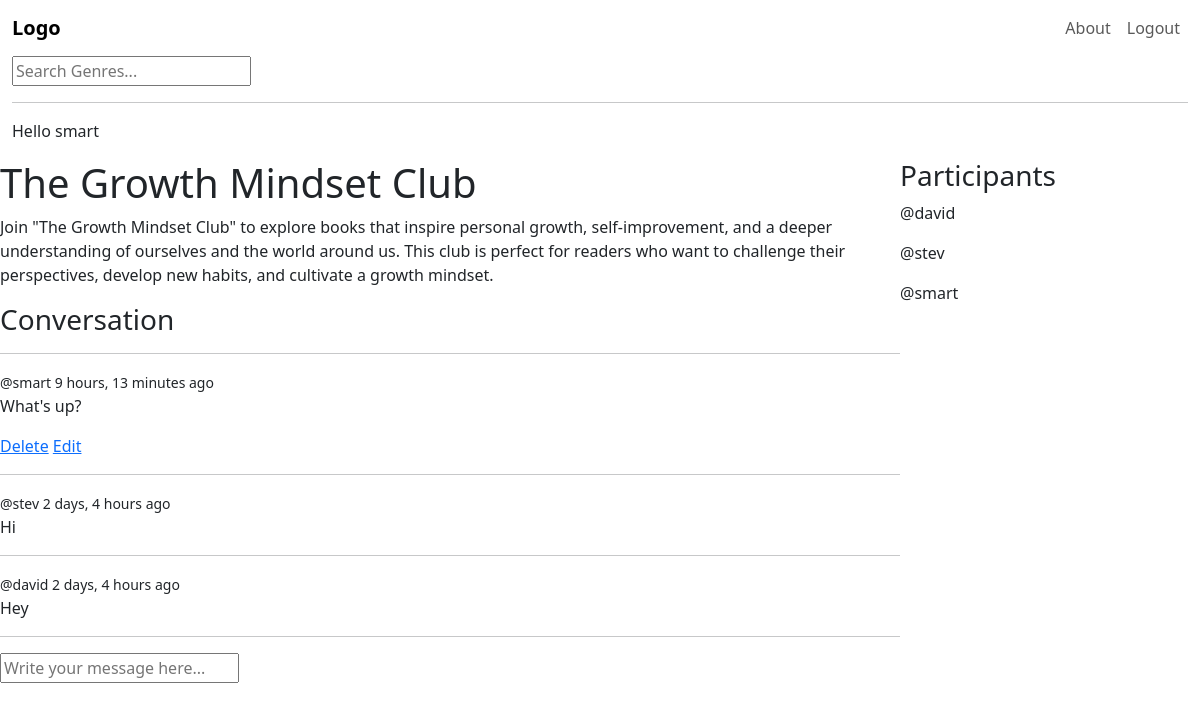
/club/5 (signed in), run on the app's committed database.
### base/models.py (models this page shows, shortened)
class Club(models.Model):
    host = models.ForeignKey(User, on_delete=models.SET_NULL, null=True)
    genre = models.ForeignKey(Genre, on_delete=models.SET_NULL, null=True)
    name = models.CharField(max_length=200)
    description = models.TextField(null=True, blank=True)
    rules = models.TextField(null=True, blank=True)
    participants = models.ManyToManyField(User, related_name='participants', blank=True)
    updated = models.DateTimeField(auto_now=True)
    created = models.DateTimeField(auto_now_add=True)
    class Meta:
        ordering = ['-updated', '-created']

class Message(models.Model):
    user = models.ForeignKey(User, on_delete=models.CASCADE)
    club = models.ForeignKey(Club, on_delete=models.CASCADE)
    body = models.TextField()
    updated = models.DateTimeField(auto_now=True)
    created = models.DateTimeField(auto_now_add=True)
    class Meta:
        ordering = ['-updated', '-created']

### base/views.py (the view, shortened to what this page needs)
# urls.py: path('club/<str:pk>', views.club, name='club'),
def club(request, pk):
    club = Club.objects.get(id=pk)
    club_messages = club.message_set.all()
    participants = club.participants.all()
    context = {"club": club, 'club_messages': club_messages, 'participants': participants}
    return render(request, 'base/club.html', context)

### base/templates/base/club.html (shortened to what this page needs)
{% extends 'main.html' %}
{% block content %}
<div class="club-container">
    <div>
        <h1>{{club.name}}</h1>
        <p>{{club.description}}</p>
        <div class="comment-wrapper">
            <h3>Conversation</h3>
            <hr>
            {% for message in club_messages %}
            <div>
                <small>@{{message.user}} {{message.created|timesince}} ago</small>
                <p>{{message.body}}</p>
                {% if request.user == message.user %}
                <a href="{% url 'delete-message' message.id %}">Delete</a>
                <a href="{% url 'update-message' message.id %}">Edit</a>
                {% endif %}
                <hr>
            </div>
            {% endfor %}
        </div>
        {% if request.user.is_authenticated %}
        <div class="comment-form">
            <form action="" method="POST">
                <input type="text" name="body" placeholder="Write your message here...">
            </form>
        </div>
        {% endif %}
    </div>
    <div>
        <h3>Participants</h3>
        {% for user in participants %}
        <div>
            <p>@{{user.username}}</p>
        </div>
        {% endfor %}
    </div>
</div>
{% endblock content %}

### templates/navbar.html (shortened to what this page needs)
<nav class="navbar navbar-expand-lg bg-transparent">
    <div class="container-fluid">
        <a class="navbar-brand" style="font-weight: bold;" href="/">Logo</a>
        <div class="collapse navbar-collapse" id="navbarNav">
            <ul class="navbar-nav ms-auto">
                <li class="nav-item">
                    <a class="nav-link" href="#about">About</a>
                </li>
                <li class="nav-item">
                    {% if request.user.is_authenticated %}
                    <a class="nav-link" href="{% url 'logout' %}">Logout</a>
                    {% else %}
                    <a class="nav-link" href="{% url 'login' %}">Login</a>
                    {% endif %}
                </li>
            </ul>
        </div>
    </div>
</nav>
<div class="container-fluid">
    <form action="{% url 'home' %}" method="GET">
        <input type="text" name="q" placeholder="Search Genres...">
    </form>
    <hr>
    {% if request.user.is_authenticated %}
    <p>Hello {{request.user}}</p>
    {% endif %}
</div>

### base/templates/base/club.html (style rules this page uses)
.club-container { display: grid; grid-template-columns: 3fr 1fr; }

### data on the page
Club: name "The Growth Mindset Club", description "Join \"The Growth Mindset Club\" to explore books that inspire personal growth, self-improvement, and a deeper understanding of ourselves and the world around us. This club is perfect for readers who want to challenge their perspectives, develop new habits, and cultivate a growth mindset."
Message: user "smart", created "9 hours, 13 minutes", body "What's up?", shows "Delete"
Message: user "stev", created "2 days, 4 hours", body "Hi"
Message: user "david", created "2 days, 4 hours", body "Hey"

### other printed values
{{ request.user }} "smart"
{{ user.username }} "david"
{{ user.username }} "stev"
{{ user.username }} "smart"
